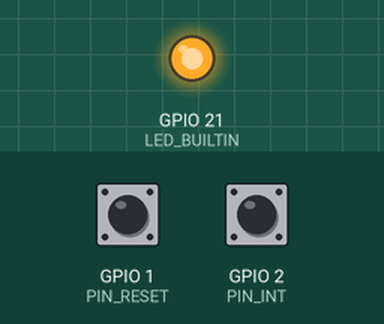
A program run on a simulated Seeed XIAO ESP32-S3. Shown: output pins drawn as LEDs (lit = HIGH). The inputs (shaded band) are chosen by the test bench; at power-on: GPIO 1 (PIN_RESET) LOW, GPIO 2 (PIN_INT) HIGH.

Above: at 1.2 s.
1.3 s: GPIO 1 (PIN_RESET) pulled HIGH for 0.15 s
At 2.2 s:
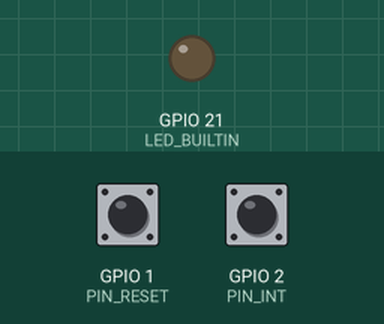
4.3 s: GPIO 1 (PIN_RESET) pulled HIGH for 3.2 s
At 6.3 s:
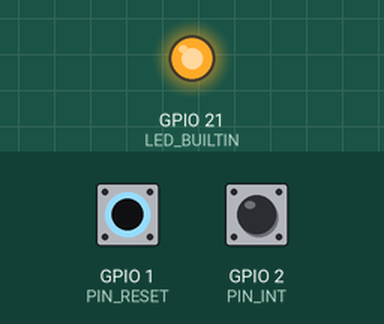
Timing chart, 0 to 9.5 s (numbered marks = the images above; inputs shaded):
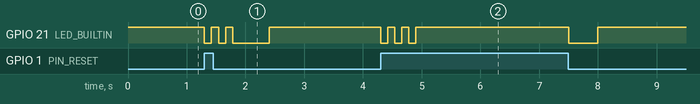

Measured:
- after the input at 1.3 s, GPIO 21 (LED_BUILTIN): goes LOW 0.12 s, HIGH 0.12 s, LOW 0.12 s, HIGH 0.12 s, LOW 0.62 s, then HIGH, starting at once
- after the input at 4.3 s, GPIO 21 (LED_BUILTIN): HIGH → LOW at once, → HIGH 0.12 s later, → LOW 0.12 s later, → HIGH 0.12 s later, … (8 changes in this stretch)

The program:

main.cpp
```cpp
#include <Arduino.h>

//==================== ピン設定 ====================
constexpr int PIN_RESET = 1;   // TPS3424EVM -> MCU (Active HIGH, push-pull)
constexpr int PIN_INT   = 2;   // TPS3424EVM -> MCU (Active LOW, open-drain)
constexpr int PIN_KILL  = 3;   // MCU -> TPS3424EVM (Active LOW)

// 内蔵LED（ボードによりHIGH/LOW極性が異なるので定数で吸収）
#ifndef LED_BUILTIN
  #define LED_BUILTIN 21
#endif
constexpr bool LED_ACTIVE_HIGH = false; // 内蔵LEDがアクティブLOWなら false

//==================== 時間パラメータ ====================
// INT直後の「KILL無視窓」を超えるための最低保持
constexpr uint32_t KILL_MIN_HOLD_MS  = 10;
// 念のための上限（RESETがLOWにならなくても解放）
constexpr uint32_t KILL_TIMEOUT_MS   = 1000;
// INT入力のチャタリング抑制
constexpr uint32_t INT_DEBOUNCE_MS   = 10;
// 「RESETがHになってからこの時間以上継続している時だけKILLする」
constexpr uint32_t RESET_HIGH_MIN_MS_BEFORE_INT = 10; // 環境で50〜150ms程度を調整

//=== LEDパターン指定 ===
constexpr uint8_t  STARTUP_BLINK_COUNT   = 3;
constexpr uint32_t STARTUP_BLINK_ON_MS   = 120;  // 「100–150ms」の中庸
constexpr uint32_t STARTUP_BLINK_OFF_MS  = 120;  // 同上
constexpr uint32_t POWERDOWN_BLINK_ON_MS = 500;

//=== 起動時のKILL抑止 ===
constexpr uint32_t STARTUP_INHIBIT_MAX_MS = 1000; // 念のための上限

//==================== 共有変数 ====================
// ISR→main 連携用（必要最小限）
volatile bool     g_intPending = false;
volatile uint32_t g_resetHighSinceMs = 0;  // RESETがHになった瞬間の刻印（0なら直前までL）
volatile bool     g_doKillFlag = false;    // ISRで判定済み「KILLすべきか」
volatile bool     g_startupInhibit = false;

// ループ側状態
bool     g_lastReset = false;
bool     g_killActive = false;
uint32_t g_killAssertAt = 0;
uint32_t g_startupInhibitAtMs  = 0;

//==================== ユーティリティ ====================
inline void setLed(bool on) {
  digitalWrite(
    LED_BUILTIN,
    (LED_ACTIVE_HIGH ? (on ? HIGH : LOW) : (on ? LOW : HIGH))
  );
}

// KILLアイドル: Hi-Z + 内部プルアップでH維持
inline void killIdle() {
  pinMode(PIN_KILL, INPUT_PULLUP);
}

// KILLアサート: 強制L
inline void killAssert() {
  pinMode(PIN_KILL, OUTPUT);
  digitalWrite(PIN_KILL, LOW);
}

// LED点滅（ブロッキング、終了時は消灯）
inline void blinkNTimes(uint8_t n, uint32_t onMs, uint32_t offMs) {
  for (uint8_t i = 0; i < n; ++i) {
    setLed(true);
    delay(onMs);
    setLed(false);
    if (i + 1 < n) delay(offMs);
  }
}

// 起動シーケンス：短点灯×3回 & KILL抑止ON
inline void startPowerOnSequence() {
  g_startupInhibit = true;
  g_startupInhibitAtMs = millis();
  blinkNTimes(STARTUP_BLINK_COUNT, STARTUP_BLINK_ON_MS, STARTUP_BLINK_OFF_MS);
  // 通常動作ではLED消灯を維持
  setLed(false);
}

// 電源OFFシーケンス：やや長い点灯×1回
inline void powerOffIndication() {
  setLed(true);
  delay(POWERDOWN_BLINK_ON_MS);
  setLed(false);
}

//==================== 割り込み（INT立下り） ====================
// INT直前に RESET=H が十分続いていたかで KILL可否を即決
void IRAM_ATTR onIntFalling() {
  uint32_t now = millis();
  static uint32_t last = 0;
  if (now - last < INT_DEBOUNCE_MS) return; // デバウンス
  last = now;

  uint32_t since = g_resetHighSinceMs; // 0なら直前までL
  bool highLongEnough = (since != 0) && (now - since >= RESET_HIGH_MIN_MS_BEFORE_INT);

  // 起動直後の点滅中はKILL抑止
  bool killAllowed = !g_startupInhibit;

  g_doKillFlag = highLongEnough && killAllowed;
  g_intPending = true;
}

//==================== セットアップ ====================
void setup() {
  pinMode(PIN_RESET, INPUT);          // TPS3424EVMのpush-pull出力を受ける
  pinMode(PIN_INT,   INPUT_PULLUP);   // OD想定でプルアップ
  pinMode(LED_BUILTIN, OUTPUT);
  setLed(false);
  killIdle();                         // 起動時は確実にKILL=H

  g_lastReset = (digitalRead(PIN_RESET) == HIGH);
  g_resetHighSinceMs = g_lastReset ? millis() : 0;

  // 起動時にすでにRESET=Hなら、毎回起動点滅を実行（A案）
  if (g_lastReset) {
    startPowerOnSequence();
  }

  attachInterrupt(digitalPinToInterrupt(PIN_INT), onIntFalling, FALLING);
}

//==================== ループ ====================
void loop() {
  // 1) RESET監視（立下り/立上りでのみLEDアクション）
  bool nowReset = (digitalRead(PIN_RESET) == HIGH);
  if (nowReset != g_lastReset) {
    if (nowReset) {
      // 立上り: 電源ONインジケータ（毎回実行）
      g_resetHighSinceMs = millis();
      startPowerOnSequence();
    } else {
      // 立下り: 電源OFFインジケータ
      g_resetHighSinceMs = 0;
      powerOffIndication();
    }
    g_lastReset = nowReset;
  }

  // 1.5) 起動シーケンスのKILL抑止解除条件
  if (g_startupInhibit) {
    uint32_t elapsed = millis() - g_startupInhibitAtMs;
    // RESETが一度Lになったら解除、もしくは最大時間経過で解除
    if (!nowReset || (elapsed >= STARTUP_INHIBIT_MAX_MS)) {
      g_startupInhibit = false;
    }
  }

  // 2) INTイベント処理（ISR外で軽量に）
  if (g_intPending) {
    noInterrupts();
    bool doKill = g_doKillFlag;
    g_intPending = false;
    interrupts();

    if (doKill && !g_killActive) {
      killAssert();
      g_killActive   = true;
      g_killAssertAt = millis();
    }
  }

  // 3) KILL保持＆解放ロジック
  if (g_killActive) {
    uint32_t elapsed   = millis() - g_killAssertAt;
    bool     resetLow  = (digitalRead(PIN_RESET) == LOW);
    bool     minHoldOk = (elapsed >= KILL_MIN_HOLD_MS);

    if ((resetLow && minHoldOk) || (elapsed >= KILL_TIMEOUT_MS)) {
      killIdle();
      g_killActive = false;
    }
  }

  // 4) 最小ディレイ（WDTケア＆CPU占有防止）
  delay(1);
}
```
